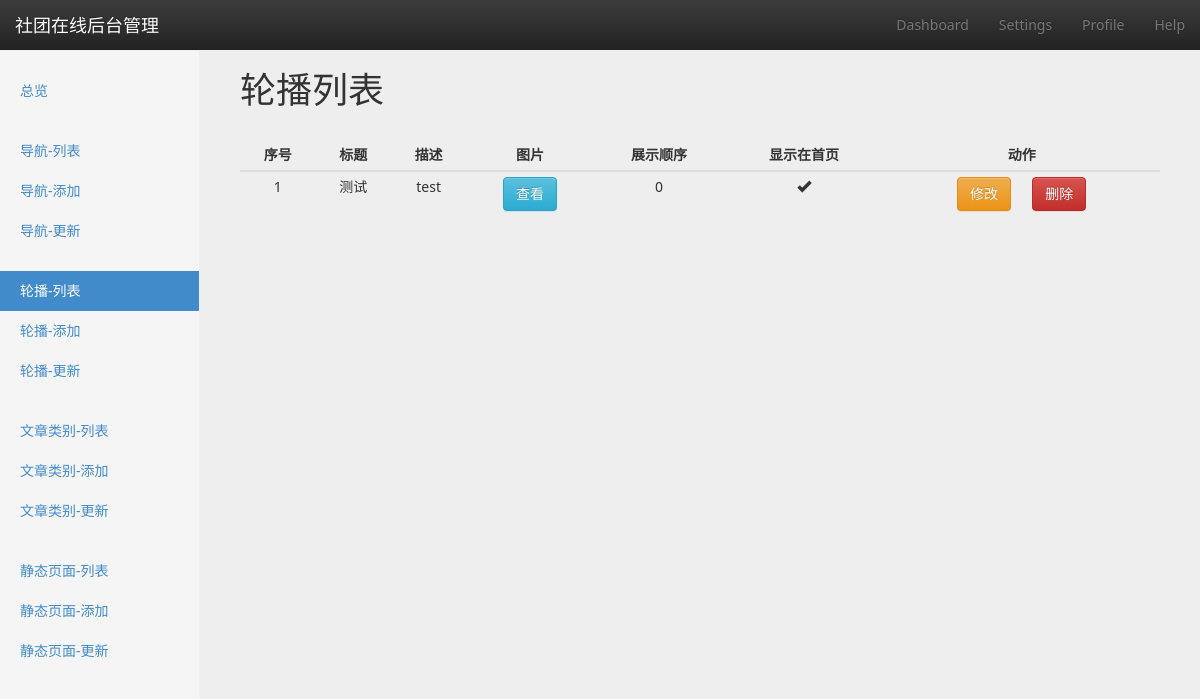
The app's page /carousel/list/ with its own data.
### carousel/models.py (models this page shows, shortened)
class Carousel(models.Model):
    title = models.CharField(max_length=16, blank=True, null=True)
    summery = models.TextField(blank=True, null=True)
    img = models.ImageField(upload_to='./carousel/image/%Y/%m/%d/')
    target_url = models.URLField(blank=True, null=True)
    create_time = models.DateTimeField(auto_now_add=True)
    show_order = models.IntegerField(default=0)
    on_show = models.BooleanField(default=True)
    class Meta:
        verbose_name_plural = verbose_name = u'轮播'
        ordering = ['show_order', '-create_time']

### carousel/views.py (the view)
class CarouselListView(BaseMixin, ListView):
    model = Carousel
    context_object_name = 'carousel_list'
    def get_context_data(self, *args, **kwargs):
        context = super(CarouselListView, self).get_context_data(*args, **kwargs)
        context['active_page'] = 'carousel-list'
        return context

### utils/common_mixin.py (called while the page is built)
    def get_context_data(self, *args, **kwargs):
        context = super(BaseMixin, self).get_context_data(**kwargs)
        context['COMMUNITY_NAME'] = COMMUNITY_NAME
        context['COMMUNITY_DESCRIPTION'] = COMMUNITY_DESCRIPTION
        context['PAGE_NUMBER'] = PAGE_NUMBER
        return context

### templates/carousel/carousel_list.html (shortened to what this page needs)
{% extends 'website/backend/settings/settings_base.html' %}
{% block option-title %}
    轮播列表
{% endblock %}
{% block content %}
    <div class="col-md-12">
        <table class="table table-hover table-responsive table-condensed dashboard-table">
            <thead>
                <tr>
                    <th>序号</th>
                    <th>标题</th>
                    <th>描述</th>
                    <th>图片</th>
                    <th>展示顺序</th>
                    <th>显示在首页</th>
                    <th>动作</th>
                </tr>
            </thead>
            <tbody>
                {% for item in carousel_list %}
                    <tr>
                        <td>{{ forloop.counter }}</td>
                        <td>{{ item.title }}</td>
                        <td>{{ item.summery }}</td>
                        <td><button data-url="{% url 'media' item.img %}" class="btn btn-info photo-view" role="button" >查看</button></td>
                        <td>{{ item.show_order }}</td>
                        <td>
                            {% if item.on_show %}
                                <span class="glyphicon glyphicon-ok"></span>
                            {% else %}
                                <span class="glyphicon glyphicon-remove"></span>
                            {% endif %}
                        </td>
                        <td>
                            <a href="{% url 'carousel-update' item.pk %}" class="btn btn-warning" role="button">修改</a>
                            <button class="btn btn-danger" role="button" data-id="{{ item.id }}">删除</button>
                        </td>
                    </tr>
                {% endfor %}
            </tbody>
        </table>
    </div>
{% endblock %}

### website/static/css/main.css (style rules this page uses)
body { background-color: #eeeeee; font-family: "Segoe UI", "Microsoft YaHei UI", sans-serif, "Segoe MDL2 Assets", "Symbols"; }

### website/static/css/dashboard.css (style rules this page uses)
body { padding-top: 50px; }
.dashboard-table th { text-align: center; }

### records on screen
Carousel: title "测试", summery "test", show_order "0", on_show True (drawn)

### other values on screen
{{ COMMUNITY_NAME }} "社团在线"
